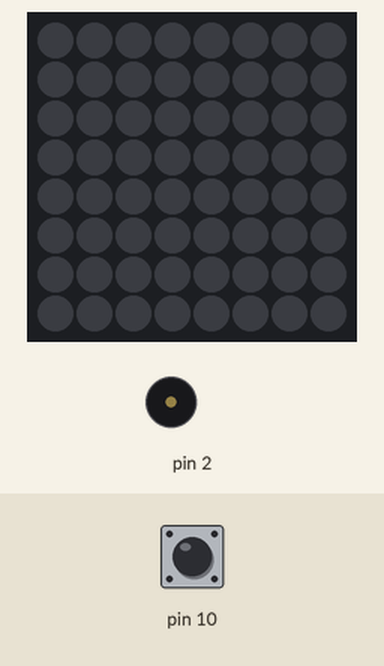
Simulated run of this sketch. Board: Arduino Mega 2560, built with avr-gcc and run on an emulated ATmega2560. On the bench: 8×8 RGB LED matrix (first LED top left, wired row by row), buzzer (waves = sounding). Inputs (shaded band) come from the test bench; at power-on: pin 10 HIGH. Dim RGB values are drawn brighter than linear.

Above: at 1.2 s.
1.3 s: pin 10 pulled LOW for 0.15 s
At 2.19 s:
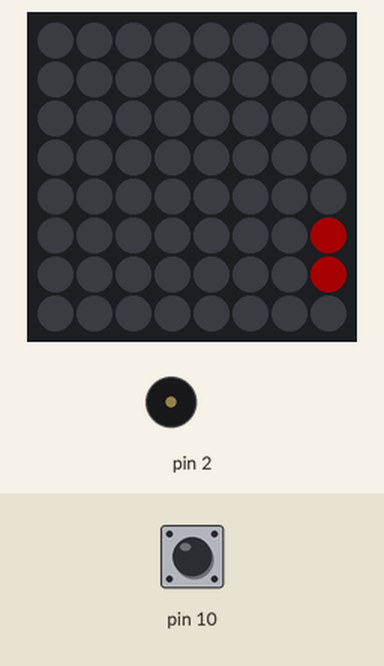
3.8 s: pin 10 pulled LOW for 1 s
At 4.8 s:
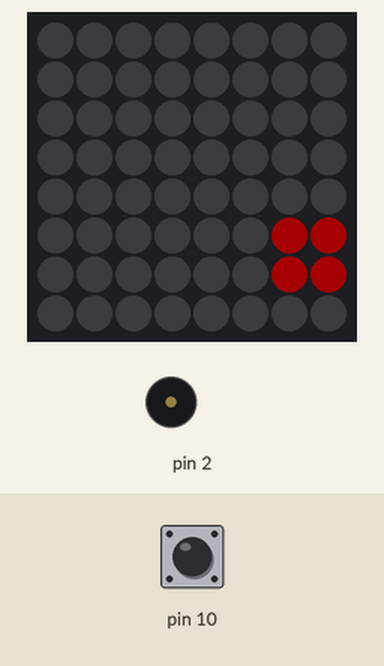
6.5 s: pin 10 pulled LOW for 3.2 s
At 6.9 s:
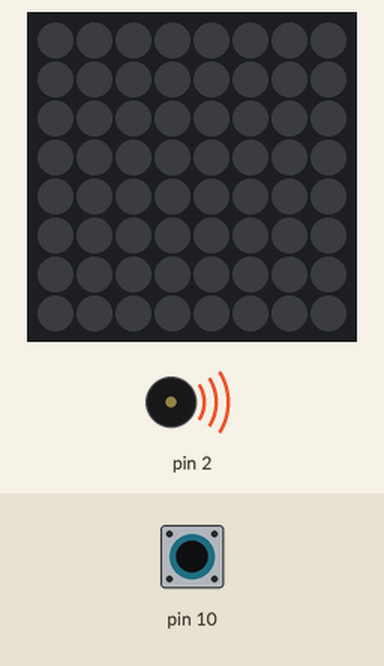
Timing chart, 0 to 12.2 s (numbered marks = the images above; inputs shaded):
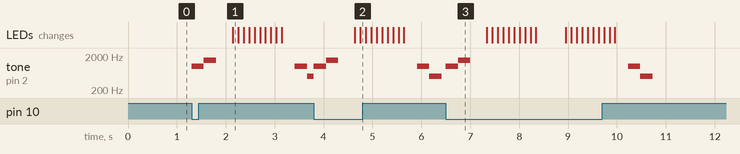

Measured:
- after the input at 1.3 s, tone on pin 2: plays 1000 Hz for 0.25 s, 1500 Hz for 0.25 s, 1000 Hz for 0.25 s, 500 Hz for 0.14 s, starting at once; the LEDs: change after 0.84 s (image 1)
- after the input at 3.8 s, the LEDs: first change after 0.84 s (image 2 shows a later state)
- after the input at 6.5 s, tone on pin 2: plays 1000 Hz for 0.25 s, 1500 Hz for 0.25 s, 1000 Hz for 0.25 s, 500 Hz for 0.25 s, starting at once

The sketch:

rspb.ino
```cpp
#include <Adafruit_GFX.h>
#include <Adafruit_NeoMatrix.h>
#include <Adafruit_NeoPixel.h>
// #0000000000000000010100010111001001110110011111000111110001010100#60d670
#ifndef PSTR
 #define PSTR // Prevent compiler error
#endif

#define PIN 8
#define NUM_LEDS 64

Adafruit_NeoMatrix matrix = Adafruit_NeoMatrix(8, 8, 1, 1, PIN,
  NEO_TILE_BOTTOM   + NEO_TILE_LEFT   + NEO_TILE_COLUMNS   + NEO_TILE_PROGRESSIVE +
  NEO_MATRIX_BOTTOM + NEO_MATRIX_LEFT + NEO_MATRIX_COLUMNS + NEO_MATRIX_PROGRESSIVE,
  NEO_GRB + NEO_KHZ800);

uint16_t color = matrix.Color(255, 0, 0); // Red color for text

String displayText = "."; // Default text
String hexColor;

int pip = 1;

void setup() {
  Serial.begin(115200);
  Serial1.begin(9600); // UART1 for ESP-01

  matrix.begin();
  matrix.setTextWrap(false);
  matrix.setBrightness(40);
  matrix.setTextColor(color);

  pinMode(10, INPUT_PULLUP);
  pinMode(2, OUTPUT);
}

int x = matrix.width();
String dataBuffer; // Buffer to store incoming data

void loop() {
  int lever = digitalRead(10);
  if (lever == 0 ) {
    if (pip == 1) {
      tone(2, 1000, 250);
      delay(250);
      tone(2, 1500, 250);
      delay(250);
    }
    source();
    pip = 0;
  } else {
    if (pip == 0) {
    tone(2, 1000, 250);
    delay(250);
    tone(2, 500, 250);
    matrix.fillScreen(0);
    matrix.show();
    }
    pip = 1;
  }
}

void source() {
  while (Serial1.available()) {
    char c = Serial1.read();
    if (c == '\n') { // Pokud přijde nový řádek, zpracuj data
      dataBuffer.trim(); // Remove any leading or trailing whitespace
      if (dataBuffer.length() > 0) {
        displayText = dataBuffer;
        Serial.print("Received text: ");
        Serial.println(displayText); // Print received text for debugging
        x = matrix.width(); // Reset position for new text
        matrix.fillScreen(0);
      }
      dataBuffer = ""; // Clear the buffer for next data
    } else {
      dataBuffer += c; // Add character to buffer
    }
  }

  if (displayText.startsWith("$", 0) || displayText.startsWith("#", 0)) {
    if (displayText.startsWith("red", 1)) {
      matrix.fillScreen(color);
      matrix.show();
    }
    if (displayText.startsWith("green", 1)) {
      matrix.fillScreen(matrix.Color(0, 255, 0));
      matrix.show();
    }
    if (displayText.startsWith("blue", 1)) {
      matrix.fillScreen(matrix.Color(0, 0, 255));
      matrix.show();
    }
    if (displayText.startsWith("#", 0)) {
      client();
    }
  } else {
    text();
  }
}

void client() {
  hexColor = displayText.substring(65);
  long number = (long) strtol( &hexColor[1], NULL, 16);
  int r = number >> 16;
  int g = number >> 8 & 0xFF;
  int b = number & 0xFF;

  for (int i = 1; i <= 64; i++) {
    // Výpočet souřadnic z indexu
    int Yrow = (i - 1) / 8;
    int Xcol = (i - 1) % 8;
    // Přečtení bitu na aktuální pozici
    char bit = displayText.charAt(i);
    if (bit == '1') {
      matrix.drawPixel(Xcol, Yrow, matrix.Color(r, g, b));
      Serial.print(Xcol);
      Serial.print("|");
      Serial.println(Yrow);

    }
  }
  matrix.show();
}

void text() {
  matrix.fillScreen(0); // Vyčistíme matici
  matrix.setTextColor(color); // Nastavíme barvu textu
  matrix.setTextWrap(false); // Vypneme zalamování textu
  matrix.setCursor(x, 0); // Nastavíme pozici kurzoru pro text

  int textWidth = displayText.length() * 6; // Předpokládáme, že každý znak má šířku 6 pixelů
  int displayTime = textWidth * 10; // Čas zobrazení je proporcionální k délce textu

  for (int i = 0; i < textWidth + matrix.width(); i++) {
    matrix.fillScreen(0); // Vyčistíme matici
    matrix.setCursor(x - i, 0); // Nastavíme pozici kurzoru pro text
    if (x - i < -textWidth) {
      x = matrix.width(); // Resetujeme pozici, pokud text překročí matici
    }
    matrix.print(displayText); // Zobrazíme text
    matrix.show(); // Aktualizujeme matici
    delay(100); // Čekáme 100 ms
  }
  delay(displayTime); // Čekáme po dobu odpovídající délce textu
}
```
